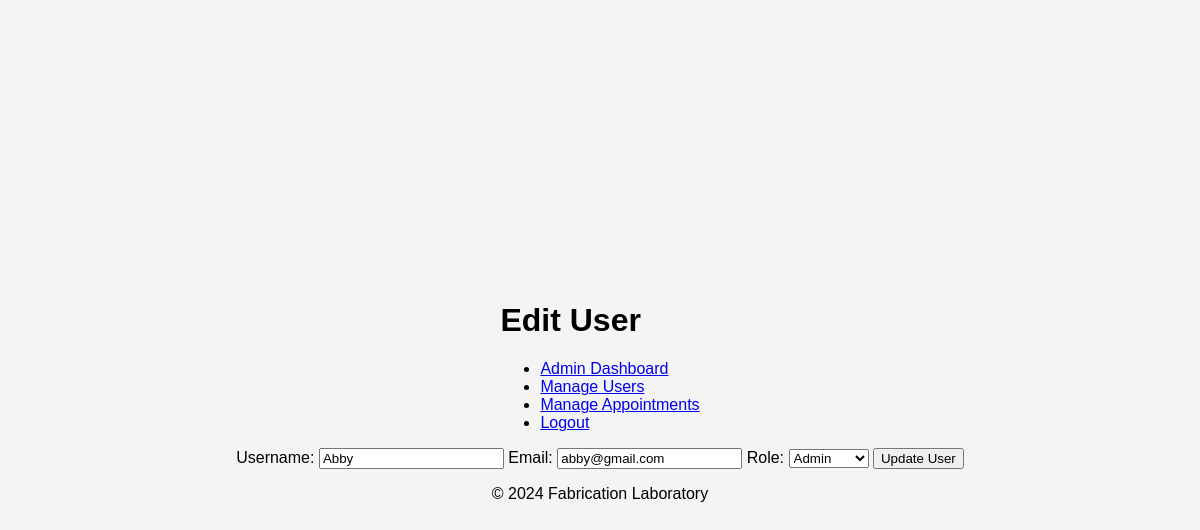
The page /php/edit_user.php?id=1 (signed in) on the database its author committed.
### tables this page shows
CREATE TABLE `users` (
  `user_id` int(11) NOT NULL,
  `username` varchar(50) NOT NULL,
  `email` varchar(100) NOT NULL,
  `password` varchar(255) DEFAULT NULL,
  `profile_picture` varchar(255) DEFAULT NULL,
  `role` enum('admin','customer') DEFAULT 'customer',
  `verification_code` varchar(6) DEFAULT NULL,
  `is_verified` tinyint(1) DEFAULT 0,
  `reset_token` varchar(255) DEFAULT NULL,
  `verification_code_expires_at` datetime DEFAULT NULL
);

### php/edit_user.php (the view, shortened to what this page needs)
<?php
include('connection.php');
$user_id = $_GET['id'];
$user_query = "SELECT * FROM users WHERE user_id = ?";
$stmt = $database->prepare($user_query);
$stmt->bind_param("i", $user_id);
$stmt->execute();
$user_result = $stmt->get_result();
$user = $user_result->fetch_assoc();
?>
<!DOCTYPE html>
<html lang="en">
<head>
    <link rel="stylesheet" href="userboard2.css">
</head>
<body>
    <header>
        <h1>Edit User</h1>
        <nav>
            <ul>
                <li><a href="admin_dashboard.php">Admin Dashboard</a></li>
                <li><a href="manage_users.php">Manage Users</a></li>
                <li><a href="manage_appointments.php">Manage Appointments</a></li>
                <li><a href="logout.php">Logout</a></li>
            </ul>
        </nav>
    </header>
    <main>
        <form action="" method="POST">
            <label for="username">Username:</label>
            <input type="text" id="username" name="username" value="<?php echo htmlspecialchars($user['username']); ?>" required>
            <label for="email">Email:</label>
            <input type="email" id="email" name="email" value="<?php echo htmlspecialchars($user['email']); ?>" required>
            <label for="role">Role:</label>
            <select id="role" name="role" required>
                <option value="admin" <?php echo ($user['role'] === 'admin') ? 'selected' : ''; ?>>Admin</option>
            </select>
            <button type="submit">Update User</button>
        </form>
    </main>
    <footer>
        <p>&copy; 2024 Fabrication Laboratory</p>
    </footer>
</body>
</html>

### php/userboard2.css (style rules this page uses)
body { font-family: Arial, sans-serif; background-color: #f4f4f4; margin: 0; padding: 0; display: flex; justify-content: center; align-items: center; height: 100vh; flex-direction: column; }

### rows shown on the page
users: username "Abby", email "abby@gmail.com", role "Admin"
